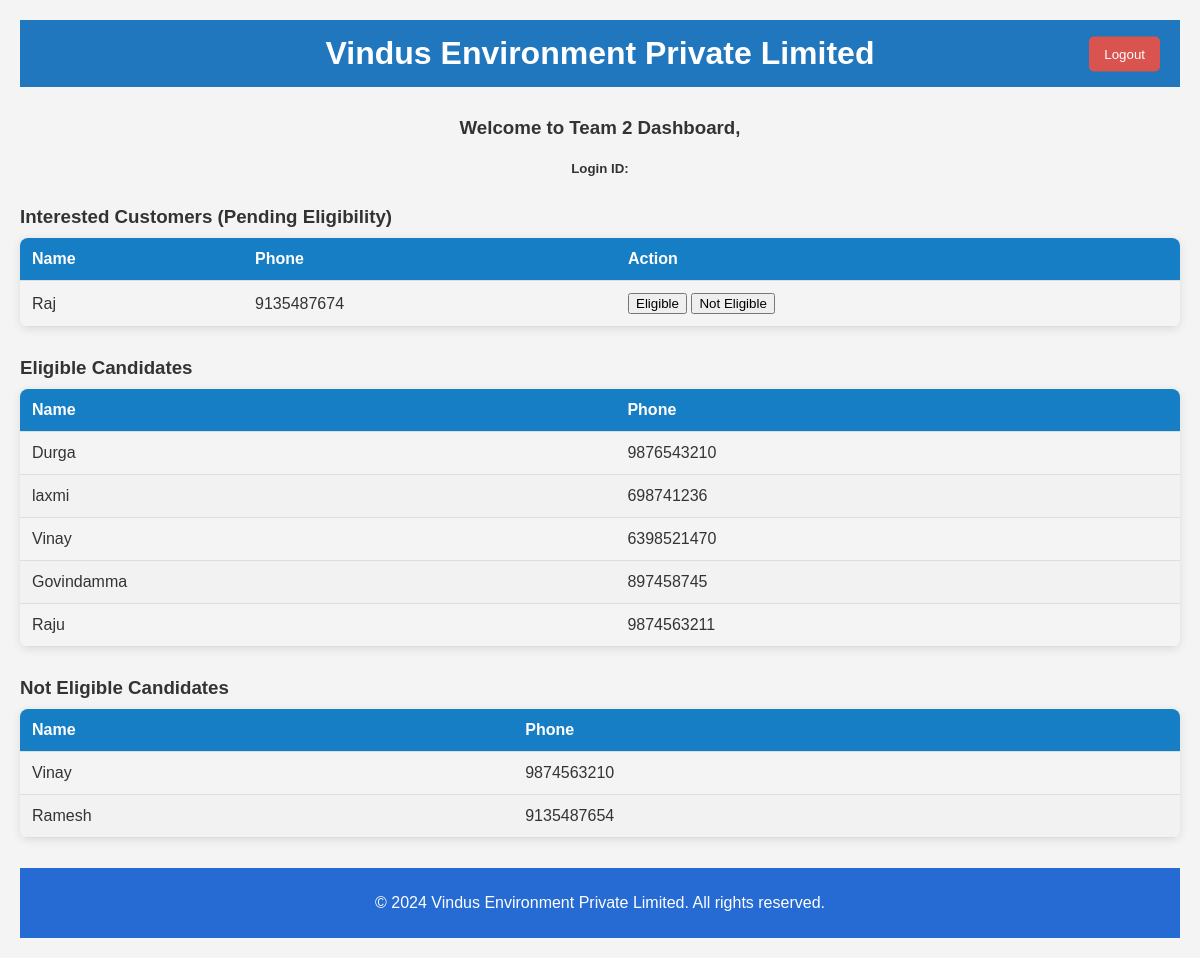
Page /team-2-dashboard/ on the committed database.
### dashboard/models.py (models this page shows, shortened)
class Customer(models.Model):
    name = models.CharField(max_length=255)
    phone = models.CharField(max_length=20)
    email = models.EmailField()
    dob = models.DateField()
    gender = models.CharField(max_length=10, choices=[('Male', 'Male'), ('Female', 'Female'), ('Other', 'Other')])
    address = models.TextField()
    is_interested = models.BooleanField(blank=True,null=True)
    is_not_interested = models.BooleanField(blank=True,null=True)
    is_eligible = models.BooleanField(blank=True,null=True)
    is_not_eligible = models.BooleanField(blank=True,null=True)
    reason = models.TextField(blank=True, null=True)

### dashboard/views.py (the view)
# urls.py: path('team-2-dashboard/', team_2_dashboard, name='team_2_dashboard'),
def team_2_dashboard(request):
    interested_customers = Customer.objects.filter(is_interested=True, is_eligible=None, is_not_eligible=None)
    eligible_customers = Customer.objects.filter(is_eligible=True, is_interested=True)
    not_eligible_customers = Customer.objects.filter(is_not_eligible=True, is_interested=True)
    return render(request, 'team_2_dashboard.html', {
        'interested_customers': interested_customers,
        'eligible_customers': eligible_customers,
        'not_eligible_customers': not_eligible_customers,
    })

### templates/team_2_dashboard.html (shortened to what this page needs)
<!DOCTYPE html>
<html lang="en">
<head>
</head>
<body>
    <header>
        <h1>Vindus Environment Private Limited</h1>
        <button class="logout-button" onclick="location.href='{% url 'logout' %}'">Logout</button>
    </header>
    <h3 align="center">Welcome to Team 2 Dashboard, {{ user.username }}</h3>
    <h5 align="center">Login ID: {{ user.email }}</h5>
    <h3>Interested Customers (Pending Eligibility)</h3>
    <table>
        <thead>
            <tr>
                <th>Name</th>
                <th>Phone</th>
                <th>Action</th>
            </tr>
        </thead>
        <tbody>
            {% for customer in interested_customers %}
            <tr>
                <td>{{ customer.name }}</td>
                <td>{{ customer.phone }}</td>
                <td>
                    <form method="POST" action="{% url 'update_eligibility_status' customer.id %}" id="form-{{ customer.id }}">
                        <button type="button" onclick="setEligibility('{{ customer.id }}', 'eligible')">Eligible</button>
                        <button type="button" onclick="setEligibility('{{ customer.id }}', 'not_eligible')">Not Eligible</button>
                    </form>
                </td>
            </tr>
            {% empty %}
            <tr>
                <td colspan="3" style="text-align:center;">No pending customers</td>
            </tr>
            {% endfor %}
        </tbody>
    </table>
    <h3>Eligible Candidates</h3>
    <table>
        <thead>
            <tr>
                <th>Name</th>
                <th>Phone</th>
            </tr>
        </thead>
        <tbody>
            {% for customer in eligible_customers %}
            <tr>
                <td>{{ customer.name }}</td>
                <td>{{ customer.phone }}</td>
            </tr>
            {% empty %}
            <tr>
                <td colspan="2" style="text-align:center;">No eligible customers</td>
            </tr>
            {% endfor %}
        </tbody>
    </table>
    <h3>Not Eligible Candidates</h3>
    <table>
        <thead>
            <tr>
                <th>Name</th>
                <th>Phone</th>
            </tr>
        </thead>
        <tbody>
            {% for customer in not_eligible_customers %}
            <tr>
                <td>{{ customer.name }}</td>
                <td>{{ customer.phone }}</td>
            </tr>
            {% empty %}
            <tr>
                <td colspan="2" style="text-align:center;">No not eligible customers</td>
            </tr>
            {% endfor %}
        </tbody>
    </table>
    <footer>
        <p>&copy; 2024 Vindus Environment Private Limited. All rights reserved.</p>
    </footer>
</body>
</html>

### templates/team_2_dashboard.html (style rules this page uses)
body { font-family: Arial, sans-serif; background-color: #f4f4f4; color: #333; margin: 0; padding: 20px; }
header { background-color: #2077be; color: white; padding: 15px 0; text-align: center; position: relative; }
header h1 { margin: 0; }
.logout-button { background-color: #d9534f; color: white; border: none; border-radius: 5px; padding: 10px 15px; cursor: pointer; transition: background-color 0.3s; position: absolute; right: 20px; top: 50%; transform: translateY(-50%); }
footer { background-color: #266bd3; color: white; text-align: center; padding: 10px 0; position: relative; bottom: 0; width: 100%; }
h3 { color: #333; margin-top: 30px; margin-bottom: 10px; }
table { width: 100%; margin-bottom: 30px; border-collapse: collapse; border-radius: 8px; overflow: hidden; box-shadow: 0 2px 10px rgba(0, 0, 0, 0.1); }
thead { background-color: #157ec4; color: white; }
th, td { padding: 12px; text-align: left; border-bottom: 1px solid #ddd; }
tbody tr:nth-child(even) { background-color: #f2f2f2; }

### rows in the picture
Customer: name "Raj", phone "9135487674"
Customer: name "Durga", phone "9876543210"
Customer: name "laxmi", phone "698741236"
Customer: name "Vinay", phone "6398521470"
Customer: name "Govindamma", phone "897458745"
Customer: name "Raju", phone "9874563211"
Customer: name "Vinay", phone "9874563210"
Customer: name "Ramesh", phone "9135487654"
